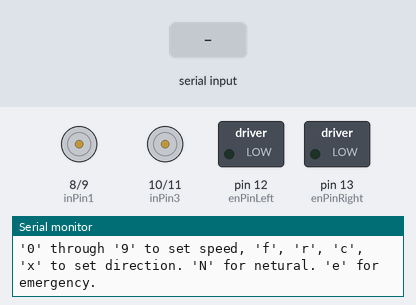
Recording of a sketch running on a simulated Arduino Uno, built with avr-gcc and run on an emulated ATmega328P. On the bench: motor-driver pin pairs drawn as motors (green arrow = first pin HIGH = forward, orange = second pin HIGH = backward, longer = more drive), switched loads named in the sketch (green lamp = pin HIGH), the last lines printed to the serial monitor. The inputs (shaded band) are chosen by the test bench.

Above: at 1.2 s.
1.3 s: "F" received over Serial
At 2.5 s:
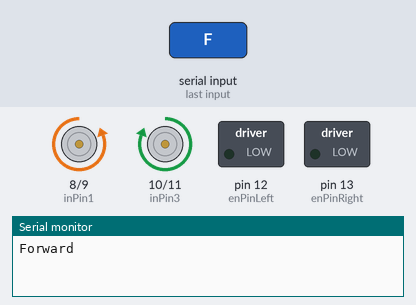
2.8 s: "R" received over Serial
At 3.8 s:
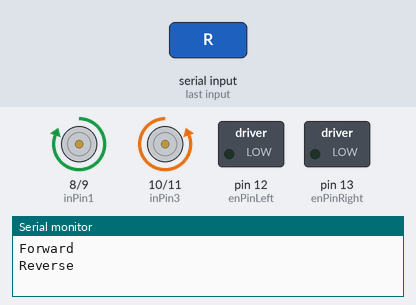
7.3 s: "E" received over Serial
At 8.4 s:
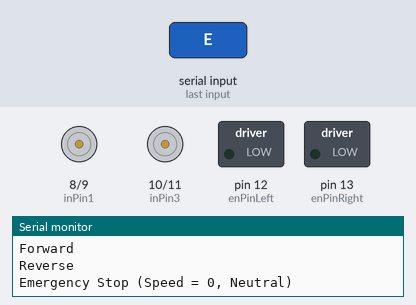
8.8 s: byte 120 ('x') received over Serial
At 9.6 s:
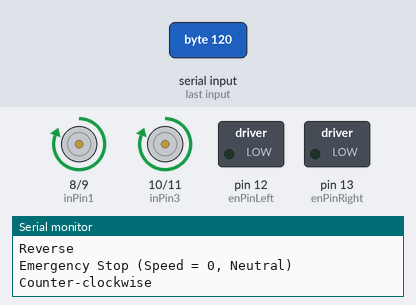
Timing chart, 0 to 11.3 s (numbered marks = the images above; inputs shaded):
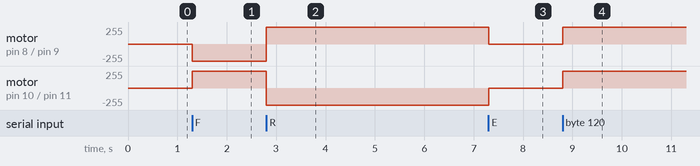

Measured:
- after the input at 1.3 s, motor on pin 8 (inPin1) / pin 9 (inPin2): stopped → backward 255/255 at once; motor on pin 10 (inPin3) / pin 11 (inPin4): stopped → forward 255/255 at once
- after the input at 2.8 s, motor on pin 8 (inPin1) / pin 9 (inPin2): backward 255/255 → forward 255/255 at once; motor on pin 10 (inPin3) / pin 11 (inPin4): forward 255/255 → backward 255/255 at once
- after the input at 7.3 s, motor on pin 8 (inPin1) / pin 9 (inPin2): forward 255/255 → stopped at once; motor on pin 10 (inPin3) / pin 11 (inPin4): backward 255/255 → stopped at once
- after the input at 8.8 s, motor on pin 8 (inPin1) / pin 9 (inPin2), motor on pin 10 (inPin3) / pin 11 (inPin4): stopped → forward 255/255 at once

The sketch:

MotorTest2.ino
```cpp
/*
 * Brushed motor control constants
 * Driven by L293 H-Bridge (via SainSmart L293 Driver Board)
 */

const int enPinLeft  = 12; // Left-side motors enable pin
const int enPinRight = 13; // Right-side motors enable pin
const int inPin1     =  8;
const int inPin2     =  9;
const int inPin3     = 10;
const int inPin4     = 11;
const int minSpeed   = 50;

const int NEUTRAL = 0;
const int FORWARD = 1;
const int REVERSE = 2;
const int CW      = 3;
const int CCW     = 4;


int speed = 0;
int directionMode = NEUTRAL;

void emergency() {
      analogWrite(enPinLeft, 0);
      analogWrite(enPinRight, 0);
      digitalWrite(inPin1, LOW);
      digitalWrite(inPin2, LOW);
      digitalWrite(inPin3, LOW);
      digitalWrite(inPin4, LOW);
      speed = 0;
      directionMode = NEUTRAL;
}

void stop() {
      setSpeed(0);
}

void setSpeed(int newSpeed) {
  int rate = 100 / abs(newSpeed - speed);
  if ((speed == 0) && (newSpeed > minSpeed)) {
    speed = minSpeed;
  }
  while (abs(newSpeed - speed) > 0) {
      if (newSpeed > speed) {
        speed += 1;
      } else {
        speed -= 1;
      }
      if ((speed < minSpeed) && (newSpeed == 0)) {
        speed = 0;
      }
      analogWrite(enPinLeft, speed);
      analogWrite(enPinRight, speed);
      delay(rate);
  }
}

void setDirection(int newDirection) {
  int oldSpeed = 0;
  switch(newDirection) {
    case NEUTRAL:
      setSpeed(0);
      digitalWrite(inPin1, LOW);
      digitalWrite(inPin2, LOW);
      digitalWrite(inPin3, LOW);
      digitalWrite(inPin4, LOW);
      directionMode = newDirection;
      break;
    case FORWARD:
      if (directionMode == REVERSE) {
        oldSpeed = speed;
        setSpeed(0);
      }
      digitalWrite(inPin1, LOW);
      digitalWrite(inPin2, HIGH);
      digitalWrite(inPin3, HIGH);
      digitalWrite(inPin4, LOW);
      if (directionMode == REVERSE) {
        setSpeed(oldSpeed);
      }
      directionMode = newDirection;
      break;
    case REVERSE:
      if (directionMode == FORWARD) {
        oldSpeed = speed;
        setSpeed(0);
      }
      digitalWrite(inPin1, HIGH);
      digitalWrite(inPin2, LOW);
      digitalWrite(inPin3, LOW);
      digitalWrite(inPin4, HIGH);
      if (directionMode == FORWARD) {
          setSpeed(oldSpeed);
      }
      directionMode = newDirection;
      break;
    case CW:
      if (directionMode != NEUTRAL) {
        Serial.println("Must be in neutral before clockwise rotation is possible");
        break;
      }
      digitalWrite(inPin1, LOW);
      digitalWrite(inPin2, HIGH);
      digitalWrite(inPin3, LOW);
      digitalWrite(inPin4, HIGH);
      directionMode = newDirection;
      break;
    case CCW:
      if (directionMode != NEUTRAL) {
        Serial.println("Must be in neutral before counter-clockwise rotation is possible");
        break;
      }
      digitalWrite(inPin1, HIGH);
      digitalWrite(inPin2, LOW);
      digitalWrite(inPin3, HIGH);
      digitalWrite(inPin4, LOW);
      directionMode = newDirection;
      break;
    default:
      Serial.print("Invalid direction mode: '");
      Serial.print(directionMode);
      Serial.print("'");
      Serial.println();
  }
}

void setup() {
  // put your setup code here, to run once:
  Serial.begin(9600);
  pinMode(inPin1, OUTPUT);
  pinMode(inPin2, OUTPUT);
  pinMode(inPin3, OUTPUT);
  pinMode(inPin4, OUTPUT);
  Serial.println("'0' through '9' to set speed, 'f', 'r', 'c', 'x' to set direction. 'N' for netural. 'e' for emergency.");
  setDirection(NEUTRAL);
}

void loop() {
  // put your main code here, to run repeatedly:
  if (Serial.available()) {
    char ch = Serial.read();
    if (ch == 'E' || ch == 'e') {
      emergency();
      Serial.println("Emergency Stop (Speed = 0, Neutral)");
    } else if (isDigit(ch) && ch == '0') {
      stop();
      Serial.println("Stopped");
    } else if (isDigit(ch)) {
      if (directionMode == NEUTRAL) {
        Serial.println("Unable to start--current in neutral.");
      } else {
        setSpeed(map(ch, '0', '9', minSpeed, 255));
        Serial.print("Speed ");
        Serial.print(speed);
        Serial.println();
      }
    } else if (ch == 'F' || ch == 'f') {
      setDirection(FORWARD);
      Serial.println("Forward");
    } else if (ch == 'R' || ch == 'r') {
      setDirection(REVERSE);
      Serial.println("Reverse");
    } else if (ch == 'N' || ch == 'n') {
      setDirection(NEUTRAL);
      Serial.println("Netural");
    } else if (ch == 'C' || ch == 'c') {
      setDirection(CW);
      Serial.println("Clockwise");
    } else if (ch == 'X' || ch == 'x') {
      setDirection(CCW);
      Serial.println("Counter-clockwise");
    } else {
      Serial.print("Unexpected command: '");
      Serial.print(ch);
      Serial.print("'!");
      Serial.println();
    }
  }
}
```
